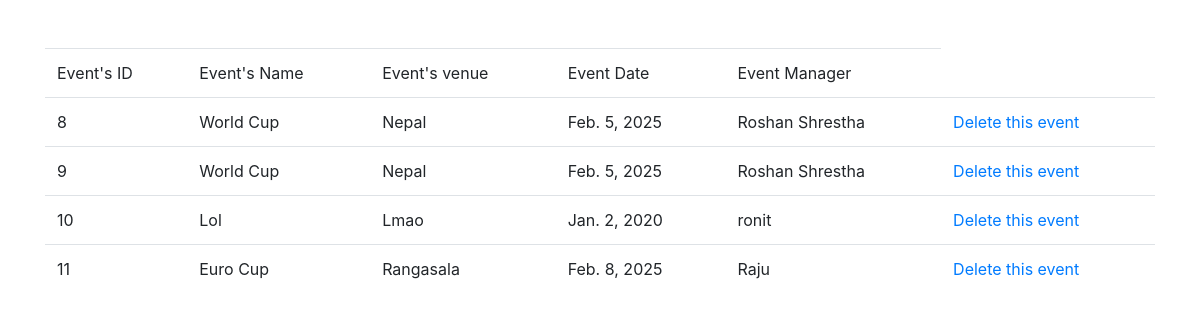
Page /events/viewevent/ on the earlier database version.
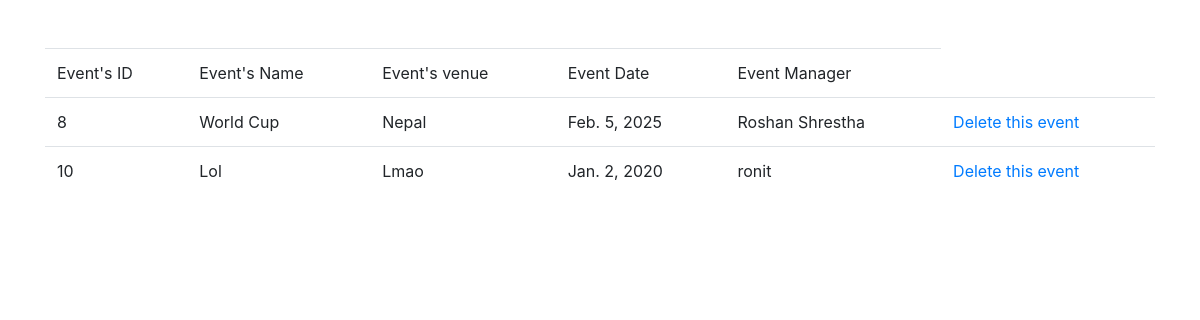
Same page on the later database version.
### events/models.py (models this page shows, shortened)
class Event(models.Model):
    event_name = models.CharField('Event Name',max_length=100)
    venue = models.CharField('Venue',max_length=100)
    event_date = models.DateField('Event Date')
    manager = models.CharField('Manager Name', max_length=100)

### events/views.py (the view)
# urls.py: path('viewevent/',view_event_data),
def view_event_data(request):
    events_list=Event.objects.all()
    con_var={
        'events':events_list
    }
    return render(request,'event/viewevent.html',con_var)

### events/templates/event/viewevent.html (shortened to what this page needs)
{% load static %}
<!DOCTYPE html>
<html lang="en">
<head>
    <link href="{% static 'css/bootstrap.min.css' %}" rel="stylesheet" id="bootstrap-css">
</head>
<body>
    <div class="container mt-5">
        <table class="table">
            <thead class="thead-dark">
                <tr>
                    <td>Event's ID</td>
                    <td>Event's Name </td>
                    <td>Event's venue</td>
                    <td>Event Date</td>
                    <td>Event Manager</td>
                </tr>
            </thead>
            <tbody>
                {% for events in events %}
                    <tr>
                        <td>{{events.id}}</td>
                        <td>{{events.event_name}}</td>
                        <td>{{events.venue}}</td>
                        <td>{{events.event_date}}</td>
                        <td>{{events.manager}}</td>
                        <td><a href="delete/{{events.id}}">Delete this event</a></td>
                    </tr>
                {% empty %}
                    There are no Events.
                {% endfor %}
            </tbody>
        </table>
    </div>
</body>
</html>

Differences in the rows shown:
removed Event: id "9", event_name "World Cup", venue "Nepal", event_date "Feb. 5, 2025", manager "Roshan Shrestha"
removed Event: id "11", event_name "Euro Cup", venue "Rangasala", event_date "Feb. 8, 2025", manager "Raju"
